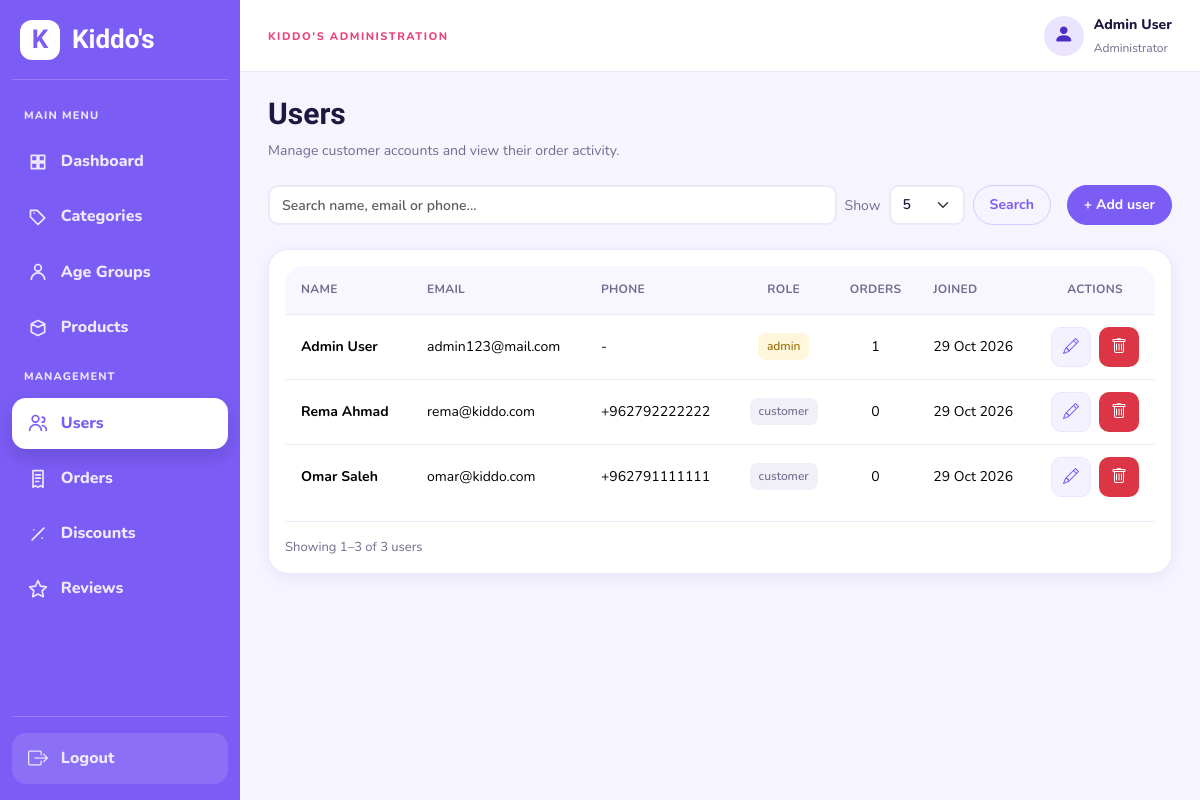
Before: /admin/users.php (signed in) with the older database file.
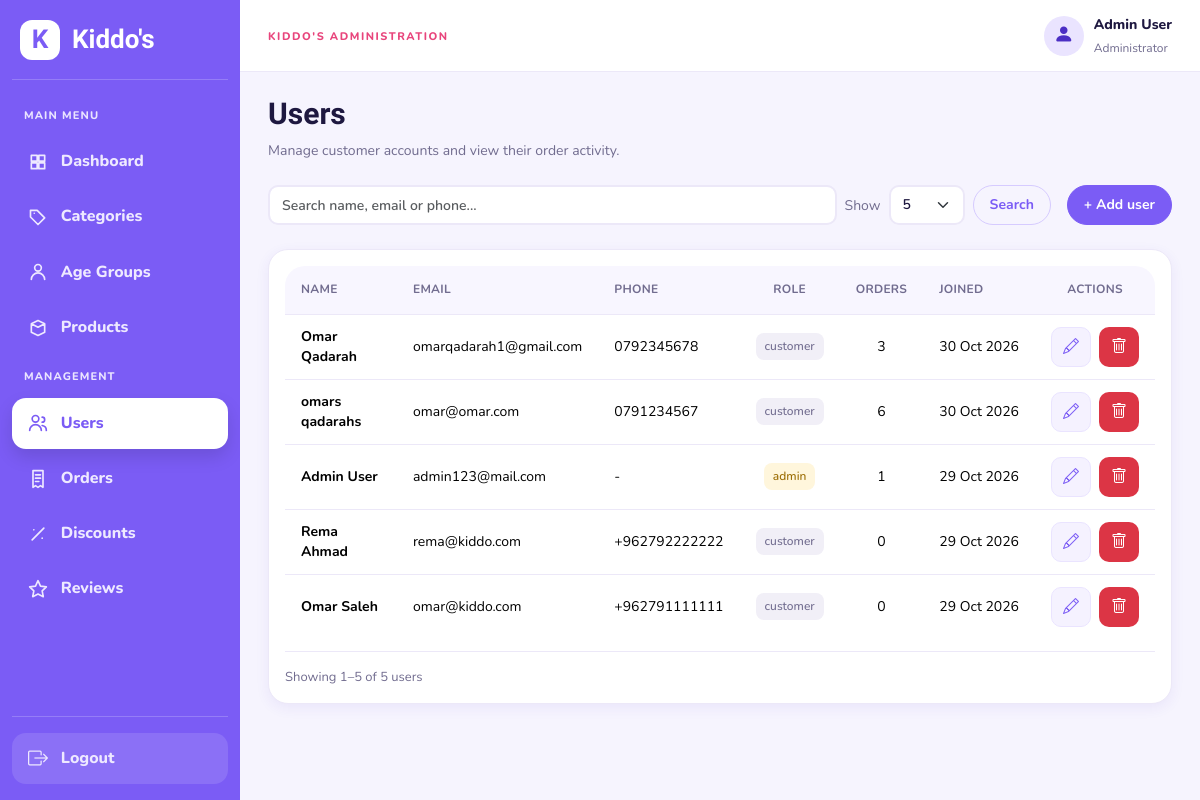
After: the same page with the newer database file.
### tables this page shows
CREATE TABLE IF NOT EXISTS `users` (
  `id` int(10) UNSIGNED NOT NULL AUTO_INCREMENT,
  `first_name` varchar(50) NOT NULL,
  `last_name` varchar(50) NOT NULL,
  `email` varchar(120) NOT NULL,
  `password_hash` varchar(255) DEFAULT NULL,
  `google_id` varchar(64) DEFAULT NULL,
  `birth_date` date DEFAULT NULL,
  `phone` varchar(20) DEFAULT NULL,
  `role` enum('customer','admin') NOT NULL DEFAULT 'customer',
  `is_active` tinyint(1) NOT NULL DEFAULT 1,
  `created_at` datetime NOT NULL DEFAULT current_timestamp(),
  PRIMARY KEY (`id`),
  UNIQUE KEY `uq_users_email` (`email`),
  UNIQUE KEY `uq_users_google_id` (`google_id`)
);

### includes/admin/table_helpers.php (called while the page is built, shortened)
<?php
function adminTableEscape($value)
{
    return htmlspecialchars((string) $value, ENT_QUOTES, 'UTF-8');
}

### classes/AdminTable.php (called while the page is built, shortened)
<?php
class AdminTable
{
    private $pdo;
    public function __construct($pdo)
    {
        $this->pdo = $pdo;
    }
    public function getPage($type, $request)
    {
        $search = isset($request['search']) && is_string($request['search']) ? trim($request['search']) : '';
        $search = substr($search, 0, 120);
        $size = isset($request['per_page']) && is_scalar($request['per_page']) ? (string) $request['per_page'] : '5';
        $size = in_array($size, ['5', '10', '20', '50'], true) ? (int) $size : 5;
        $requestedPage = isset($request['page']) && is_string($request['page']) && ctype_digit($request['page']) ? (int) $request['page'] : 1;
        $where = [];
        $params = [];
        $filters = [];
        $query = ['search' => $search, 'per_page' => $size];
        switch ($type) {
            case 'users':
                $select = 'u.id, u.first_name, u.last_name, u.email, u.phone, u.role, u.is_active, u.created_at, (SELECT COUNT(*) FROM orders o WHERE o.user_id = u.id) AS orders_count';
                $from = 'users u';
                $order = 'u.created_at DESC, u.id DESC';
                $where[] = 'u.is_active = 1';
                break;
        }
        $condition = $where ? ' WHERE ' . implode(' AND ', $where) : '';
        $statement = $this->pdo->prepare('SELECT COUNT(*) FROM ' . $from . $condition);
        $statement->execute($params);
        $total = (int) $statement->fetchColumn();
        $pages = max(1, (int) ceil($total / $size));
        $page = min(max(1, $requestedPage), $pages);
        $offset = ($page - 1) * $size;
        $statement = $this->pdo->prepare('SELECT ' . $select . ' FROM ' . $from . $condition . ' ORDER BY ' . $order . ' LIMIT ? OFFSET ?');
        $statement->bindValue(count($params) + 1, $size, PDO::PARAM_INT);
        $statement->bindValue(count($params) + 2, $offset, PDO::PARAM_INT);
        $statement->execute();
        return ['rows' => $statement->fetchAll(PDO::FETCH_ASSOC), 'total' => $total, 'page' => $page, 'pages' => $pages,
            'size' => $size, 'start' => $total ? $offset + 1 : 0, 'end' => min($offset + $size, $total),
            'search' => $search, 'query' => $query, 'filters' => $filters, 'type' => $type];
    }
}

### admin/users.php (the view, shortened to what the changed rows need)
<?php
require_once __DIR__ . '/../includes/init.php';
require_once __DIR__ . '/../classes/AdminTable.php';
require_once __DIR__ . '/../includes/admin/table_helpers.php';
$adminTable = new AdminTable($pdo);
$pagination = $adminTable->getPage('users', $_GET);
$users = $pagination['rows'];
require_once __DIR__ . '/../includes/admin/layout_start.php';
?>
<div class="admin-page-header">
<div>
<h1>Users</h1>
</div>
</div>
<div class="users-page">
    <div class="admin-page-header admin-table-toolbar">
        <?php require __DIR__ . '/../includes/admin/table_toolbar.php'; ?>
    </div>
    <div class="admin-card">
        <div class="table-responsive"><table class="table admin-table align-middle admin-table-consistent admin-table-users">
            <thead>
                <tr>
                    <th>NAME</th>
                    <th>EMAIL</th>
                    <th>PHONE</th>
                    <th>ROLE</th>
                    <th>ORDERS</th>
                    <th>JOINED</th>
                    <th>ACTIONS</th>
                </tr>
            </thead>
            <tbody id="usersTableBody">
                <?php if (empty($users)): ?>
                    <tr>
                        <td colspan="7" style="padding: 24px; color: #8c89a0;text-align:center;">No active users found.</td>
                    </tr>
                <?php else: ?>
                    <?php foreach ($users as $user): ?>
                        <tr id="user-row-<?= $user['id'] ?>">
                            <td class="fw-bold"><?= htmlspecialchars($user['first_name'] . ' ' . $user['last_name']) ?></td>
                            <td><?= htmlspecialchars($user['email']) ?></td>
                            <td><?= htmlspecialchars($user['phone'] ?? '-') ?></td>
                            <td>
                                <span class="badge <?= $user['role'] === 'admin' ? 'bg-warning' : 'bg-secondary' ?>">
                                    <?= htmlspecialchars($user['role']) ?>
                                </span>
                            </td>
                            <td><?= (int)($user['orders_count'] ?? 0) ?></td>
                            <td><?= date('d M Y', strtotime($user['created_at'])) ?></td>
                            <td class="text-nowrap"><div class="admin-actions">
                                <button class="btn admin-action-btn admin-action-edit" onclick="openEditModal(
                                    <?= $user['id'] ?>,
                                    '<?= htmlspecialchars(addslashes($user['first_name'])) ?>',
                                    '<?= htmlspecialchars(addslashes($user['last_name'])) ?>',
                                    '<?= htmlspecialchars(addslashes($user['phone'] ?? '')) ?>',
                                    '<?= htmlspecialchars($user['role']) ?>'
                                )" title="Edit user" aria-label="Edit user"><i class="bi bi-pencil" aria-hidden="true"></i></button>
                                <button class="btn admin-action-btn admin-action-delete" onclick="confirmSoftDelete(<?= $user['id'] ?>)" title="Delete user" aria-label="Delete user"><i class="bi bi-trash" aria-hidden="true"></i></button></div>
                            </td>
                        </tr>
                    <?php endforeach; ?>
                <?php endif; ?>
            </tbody>
        </table></div><?php require __DIR__ . '/../includes/admin/table_pagination.php'; ?>
    </div>
</div>
<?php require_once __DIR__ . "/../includes/admin/layout_end.php"; ?>

### includes/admin/table_toolbar.php (shortened to what the changed rows need)
<form class="admin-table-controls" method="GET" action="<?= adminTableEscape(basename($_SERVER['SCRIPT_NAME'])) ?>" role="search" aria-label="Search table">
    <label class="admin-page-size" for="table-size">Show
        <select class="form-select" id="table-size" name="per_page" onchange="this.form.requestSubmit()">
            <?php foreach ([5, 10, 20, 50] as $size): ?><option value="<?= $size ?>" <?= $size === $pagination['size'] ? 'selected' : '' ?>><?= $size ?></option><?php endforeach; ?>
        </select>
    </label>
</form>

### includes/admin/table_pagination.php (shortened to what the changed rows need)
<div class="admin-pagination-footer">
    <p class="admin-result-count" role="status">Showing <?= $pagination['start'] ?>–<?= $pagination['end'] ?> of <?= $pagination['total'] ?> <?= str_replace('_', ' ', $pagination['type']) ?></p>
</div>

Changed rows visible on the page:
added users: per_page "5", first_name+last_name "Omar Qadarah", email "omarqadarah1@gmail.com", phone "0792345678", role "customer", orders_count "3", created_at "30 Oct 2026"
added users: first_name+last_name "omars qadarahs", email "omar@omar.com", phone "0791234567", role "customer", orders_count "6", created_at "30 Oct 2026"
Other visible differences:
$pagination['end']: "3" → "5"
$pagination['total']: "3" → "5"
form field per_page: "5" → (not shown)
